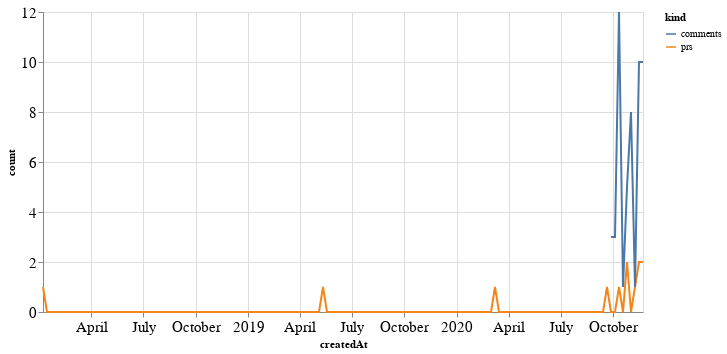

The notebook cell saved with this chart:
### Code cell
alt.Chart(total_time, width=600).mark_line().encode(
    x='createdAt',
    y='count',
    color='kind'
)

### Figure 1 — Vega-Lite specification as saved in the notebook (floating-point values rounded to 4 significant figures; data arrays with more than 128 entries replaced by an {"elided": "..."} marker saying what was removed)
{"config": {"axisLeft": {"labelFontSize": 15}, "axisBottom": {"labelFontSize": 15}}, "data": {"name": "data-310421ab794c4c1280cf4d9ab691e861"}, "mark": "line", "encoding": {"color": {"type": "nominal", "field": "kind"}, "x": {"type": "temporal", "field": "createdAt"}, "y": {"type": "quantitative", "field": "count"}}, "width": 600, "$schema": "https://vega.github.io/schema/vega-lite/v4.8.1.json", "datasets": {"data-310421ab794c4c1280cf4d9ab691e861": {"elided": "302 records"}}}
